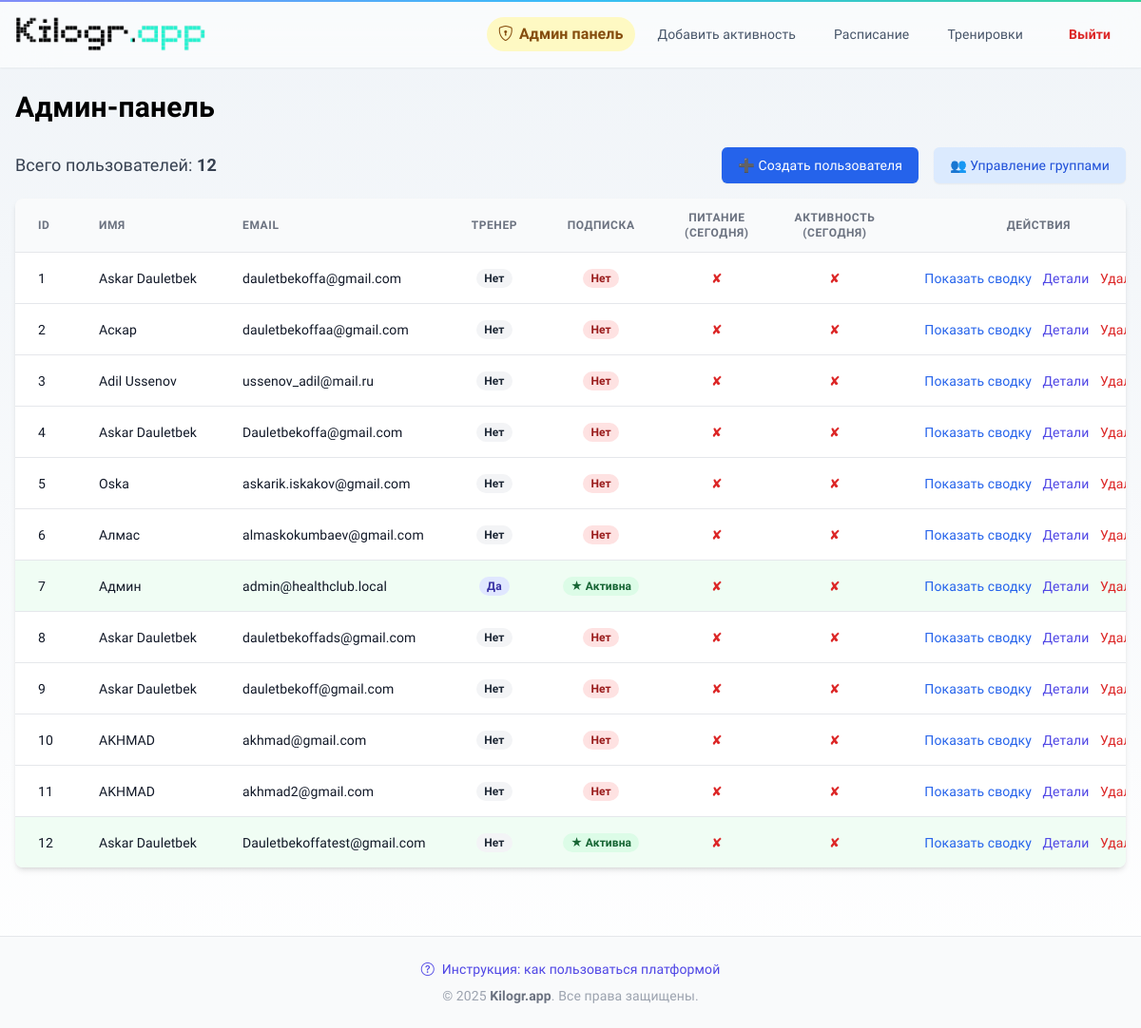
Page /admin (signed in) on the earlier database version.
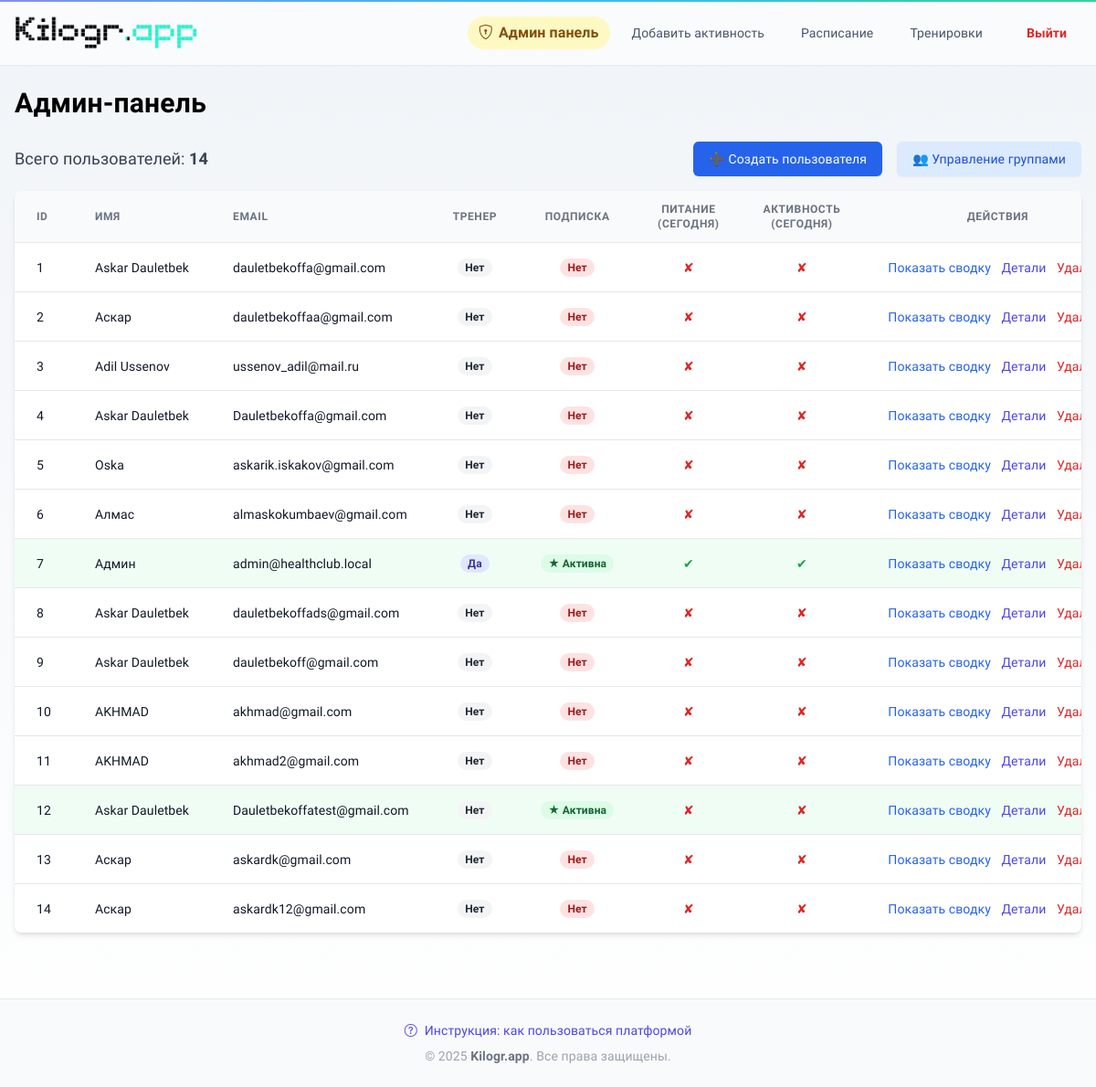
Same page on the later database version.
### models.py (models this page shows, shortened)
class User(db.Model):
    __tablename__ = "user"
    id = db.Column(db.Integer, primary_key=True)
    email = db.Column(db.String(120), unique=True, nullable=False)
    password = db.Column(db.String(128), nullable=False)
    name = db.Column(db.String(50), nullable=False)
    date_of_birth = db.Column(db.Date)
    renewal_reminder_last_shown_on = db.Column(db.Date)
    renewal_telegram_sent = db.Column(db.Boolean, default=False)
    telegram_notify_enabled = db.Column(db.Boolean, default=True)
    notify_trainings = db.Column(db.Boolean, default=True)
    notify_subscription = db.Column(db.Boolean, default=True)
    fat_mass_goal = db.Column(db.Float, nullable=True)
    muscle_mass_goal = db.Column(db.Float, nullable=True)
    is_trainer = db.Column(db.Boolean, default=False, nullable=False)
    avatar = db.Column(db.String(200), nullable=False, default='i.webp')
    analysis_comment = db.Column(db.Text)
    telegram_chat_id = db.Column(db.String(50), nullable=True)
    telegram_code = db.Column(db.String(10), nullable=True)
    show_welcome_popup = db.Column(db.Boolean, default=False, nullable=False)
    updated_at = db.Column(db.DateTime, default=datetime.utcnow)
    subscription = db.relationship('Subscription', backref=db.backref('user', uselist=False), uselist=False)
    @property
    def has_subscription(self):
        return self.is_trainer or (self.subscription and self.subscription.is_active)

### app.py (the view)
@app.route("/admin")
@admin_required  # Защита маршрута для админа
def admin_dashboard():
    users = User.query.order_by(User.id).all()  # Order by ID for stable display
    today = date.today()
    statuses = {}
    details = {}
    metrics_def = [
        ('Рост', 'height', '📏', 'см', True),
        ('Вес', 'weight', '⚖️', 'кг', False),
        ('Мышцы', 'muscle_mass', '💪', 'кг', True),
        ('Жир', 'fat_mass', '🧈', 'кг', False),
        ('Вода', 'body_water', '💧', '%', True),
        ('Метаболизм', 'metabolism', '⚡', 'ккал', True),
        ('Белок', 'protein_percentage', '🥚', '%', True),
        ('Висц. жир', 'visceral_fat_rating', '🔥', '', False),
        ('ИМТ', 'bmi', '📐', '', False),
    ]
    for u in users:
        has_meal = MealLog.query.filter_by(user_id=u.id, date=today).count() > 0
        has_activity = Activity.query.filter_by(user_id=u.id, date=today).count() > 0
        statuses[u.id] = {
            'meal': has_meal,
            'activity': has_activity,
            'subscription_active': u.has_subscription  # Проверяем наличие активной подписки
        }
        meals = MealLog.query.filter_by(user_id=u.id, date=today).all()
        meals_data = [{
            'type': m.meal_type,
            'cal': m.calories,
            'prot': m.protein,
            'fat': m.fat,
            'carbs': m.carbs
        } for m in meals]
        act = Activity.query.filter_by(user_id=u.id, date=today).first()
        activity_data = None
        if act:
            activity_data = {
                'steps': act.steps,
                'active_kcal': act.active_kcal,
                'resting_kcal': act.resting_kcal,
                'distance_km': act.distance_km,
                'hr_avg': act.heart_rate_avg
            }
        last = BodyAnalysis.query.filter_by(user_id=u.id) \
            .order_by(BodyAnalysis.timestamp.desc()).first()
        prev = BodyAnalysis.query.filter_by(user_id=u.id) \
            .order_by(BodyAnalysis.timestamp.desc()).offset(1).first()
        metrics = []
        for label, field, icon, unit, good_up in metrics_def:
            cur = getattr(last, field, None)
            pr = getattr(prev, field, None)
            diff = pct = arrow = None
            is_good = None
            if cur is not None and pr is not None:
                diff = cur - pr
                if pr != 0:
                    pct = diff / pr * 100
                arrow = '↑' if diff > 0 else '↓' if diff < 0 else ''
                if diff == 0:
                    arrow = ''  # No arrow for no change
                    is_good = True  # Can consider no change as good/neutral
                else:
                    is_good = (diff > 0 and good_up) or (diff < 0 and not good_up)
            metrics.append({
                'label': label,
                'icon': icon,
                'unit': unit,
                'cur': cur,
                'diff': diff,
                'pct': pct,
                'arrow': arrow,
                'is_good': is_good
            })
        details[u.id] = {
            'meals': meals_data,
            'activity': activity_data,
            'metrics': metrics
        }
    return render_template(
        "admin_dashboard.html",
        users=users,
        statuses=statuses,
        details=details,
        today=today
    )

### app.py (called while the page is built)
def get_current_user():
    user_id = session.get('user_id')
    if user_id:
        return db.session.get(User, user_id)
    return None

def is_admin():
    user = get_current_user()
    return user and user.email == ADMIN_EMAIL

def admin_required(f):
    @wraps(f)
    def decorated_function(*args, **kwargs):
        if not session.get('user_id'):
            return redirect(url_for('login', next=request.url))
        if not is_admin():
            abort(403)  # Forbidden
        return f(*args, **kwargs)
    return decorated_function

@app.context_processor
def inject_flags():
    u = get_current_user()
    return dict(is_trainer_user=bool(u and u.is_trainer))

@app.context_processor
def utility_processor():
    def get_bmi_category(bmi):
        if bmi is None:
            return ""
        if bmi < 18.5:
            return "Недостаточный вес"
        elif bmi < 25:
            return "Норма"
        elif bmi < 30:
            return "Избыточный вес"
        else:
            return "Ожирение"
    return dict(
        get_bmi_category=get_bmi_category,
        calculate_age=calculate_age,  # <-- теперь в шаблоне доступна
        today=date.today(),  # <-- и переменная today
    )

@app.context_processor
def inject_user():
    return {'current_user': get_current_user()}

def _month_deltas(user):
    start_dt = datetime.combine(date.today().replace(day=1), dt_time.min)
    first = BodyAnalysis.query.filter(
        BodyAnalysis.user_id == user.id,
        BodyAnalysis.timestamp >= start_dt
    ).order_by(BodyAnalysis.timestamp.asc()).first()
    last = BodyAnalysis.query.filter(
        BodyAnalysis.user_id == user.id,
        BodyAnalysis.timestamp >= start_dt
    ).order_by(BodyAnalysis.timestamp.desc()).first()
    fat_delta = 0.0
    muscle_delta = 0.0
    if first and last and first.id != last.id:
        try:
            fat_delta = float((last.fat_mass or 0) - (first.fat_mass or 0))
            muscle_delta = float((last.muscle_mass or 0) - (first.muscle_mass or 0))
        except Exception:
            pass
    return {"fat_delta": fat_delta, "muscle_delta": muscle_delta}

### models.py (called while the page is built)
    @property
    def is_active(self):
        today = date.today()
        return (self.status == 'active'
                and self.start_date <= today
                and (self.end_date is None or self.end_date >= today))

### templates/admin_dashboard.html (shortened to what this page needs)
{% extends 'base.html' %}
{% block content %}
<div
  class="max-w-7xl mx-auto px-4 py-6"
  x-data='{
    statuses: {{ statuses|tojson }},
    details:  {{ details|tojson }},
    expanded: null,
    editUser: null,
    get detail() {
      return this.details[this.expanded] || { meals: [], activity: null, metrics: [] };
    }
  }'
>
  <h1 class="text-3xl font-bold mb-6">Админ‑панель</h1>
  <div class="flex justify-between items-center mb-4">
    <p class="text-lg text-gray-700">Всего пользователей: <span class="font-semibold">{{ users|length }}</span></p>
    <div>
      <a href="{{ url_for('admin_create_user') }}" class="inline-flex items-center px-4 py-2 border border-transparent text-sm font-medium rounded-md shadow-sm text-white bg-blue-600 hover:bg-blue-700 focus:outline-none focus:ring-2 focus:ring-offset-2 focus:ring-blue-500 mr-3">
        ➕ Создать пользователя
      </a>
      <a href="{{ url_for('admin_groups_list') }}" class="inline-flex items-center px-4 py-2 border border-transparent text-sm font-medium rounded-md shadow-sm text-blue-700 bg-blue-100 hover:bg-blue-200 focus:outline-none focus:ring-2 focus:ring-offset-2 focus:ring-blue-500">
        👥 Управление группами
      </a>
    </div>
  </div>
  <div class="overflow-x-auto bg-white shadow-md rounded-lg">
   <table class="min-w-full divide-y divide-gray-200">
  <thead class="bg-gray-50">
    <tr class="text-left text-xs font-medium text-gray-500 uppercase tracking-wider">
      <th class="px-6 py-3">ID</th>
      <th class="px-6 py-3">Имя</th>
      <th class="px-6 py-3">Email</th>
      <th class="px-6 py-3">Тренер</th>
      <th class="px-6 py-3 text-center">Подписка</th>
      <th class="px-6 py-3 text-center">Питание (Сегодня)</th>
      <th class="px-6 py-3 text-center">Активность (Сегодня)</th>
      <th class="px-6 py-3 text-center">Действия</th>
    </tr>
  </thead>
  <tbody class="divide-y divide-gray-200">
    {% for u in users %}
    <tr
      class="hover:bg-gray-100 transition-colors duration-200"
      :class="{
        'bg-gray-50': expanded === {{ u.id }},
        'bg-green-50': statuses[{{ u.id }}].subscription_active && expanded !== {{ u.id }}
      }"
    >
      <td class="px-6 py-4 whitespace-nowrap text-sm text-gray-900">{{ u.id }}</td>
      <td class="px-6 py-4 whitespace-nowrap text-sm text-gray-900">{{ u.name }}</td>
      <td class="px-6 py-4 whitespace-nowrap text-sm text-gray-900">{{ u.email }}</td>
      <td class="px-6 py-4 whitespace-nowrap text-sm text-center">
        {% if u.is_trainer %}
            <span class="px-2 inline-flex text-xs leading-5 font-semibold rounded-full bg-indigo-100 text-indigo-800">Да</span>
        {% else %}
            <span class="px-2 inline-flex text-xs leading-5 font-semibold rounded-full bg-gray-100 text-gray-800">Нет</span>
        {% endif %}
      </td>
      <td class="px-6 py-4 whitespace-nowrap text-sm text-center">
        {% if u.has_subscription %}
            <span class="px-2 inline-flex text-xs leading-5 font-semibold rounded-full bg-green-100 text-green-800">
              ★ Активна
            </span>
        {% else %}
            <span class="px-2 inline-flex text-xs leading-5 font-semibold rounded-full bg-red-100 text-red-800">
              Нет
            </span>
        {% endif %}
      </td>
      <td class="px-6 py-4 whitespace-nowrap text-sm text-center">
        <span :class="statuses[{{ u.id }}].meal ? 'text-green-600' : 'text-red-600'">
          {{ statuses[u.id].meal and '✔' or '✘' }}
        </span>
      </td>
      <td class="px-6 py-4 whitespace-nowrap text-sm text-center">
        <span :class="statuses[{{ u.id }}].activity ? 'text-green-600' : 'text-red-600'">
          {{ statuses[u.id].activity and '✔' or '✘' }}
        </span>
      </td>
      <td class="px-6 py-4 whitespace-nowrap text-sm font-medium text-center">
        <button
          @click.stop="expanded = (expanded === {{ u.id }} ? null : {{ u.id }})"
          class="text-blue-600 hover:text-blue-900 mx-1"
          x-text="expanded === {{ u.id }} ? 'Скрыть' : 'Показать сводку'"
        ></button>
        <a href="{{ url_for('admin_user_detail', user_id=u.id) }}" class="text-indigo-600 hover:text-indigo-900 mx-1">
            Детали
        </a>
        <form action="{{ url_for('admin_delete_user', user_id=u.id) }}" method="POST" class="inline-block" onsubmit="return confirm('Вы уверены, что хотите удалить пользователя {{ u.name }}? Это действие необратимо.');">
            <button type="submit" class="text-red-600 hover:text-red-900 mx-1">
                Удалить
            </button>
        </form>
      </td>
    </tr>
    {% endfor %}
  </tbody>
</table>
  </div>
</div>
{% endblock %}

### templates/base.html (shortened to what this page needs)
<!DOCTYPE html>
<html lang="ru">
<head>
  <script src="https://cdn.tailwindcss.com"></script>
    <link rel="stylesheet" href="https://cdnjs.cloudflare.com/ajax/libs/font-awesome/6.5.2/css/all.min.css">
<link href="https://cdn.jsdelivr.net/npm/bootstrap-icons@1.11.3/font/bootstrap-icons.css" rel="stylesheet">
  <link rel="stylesheet" href="https://cdn.jsdelivr.net/npm/bootstrap-icons@1.11.3/font/bootstrap-icons.min.css">
</head>
<body class="flex flex-col">
<header
  x-data="{ open:false }"
  x-effect="document.documentElement.style.overflow = open ? 'hidden' : ''"
  class="sticky top-0 z-50 bg-white shadow-sm border-b border-slate-200
         md:bg-white/70 md:backdrop-blur-xl md:supports-[backdrop-filter]:bg-white/60 md:border-white/20">
  <div class="max-w-7xl mx-auto px-4">
    <div class="flex items-center justify-between py-3">
      <a href="/profile" class="flex items-center gap-2 hover:opacity-90 transition">
        <img
          src="{{ url_for('static', filename='logo.png') }}"
          alt="Kilogr.app"
          class="h-10 md:h-11 w-auto object-contain"
          loading="lazy"
        />
      </a>
      <nav class="hidden md:flex items-center gap-2">
        {% if session.user_id %}
          {% if current_user and current_user.email == 'admin@healthclub.local' %}
            <a href="/admin"
               class="inline-flex items-center gap-1.5 px-3 py-1.5 rounded-full bg-yellow-100 text-yellow-800 font-semibold hover:bg-yellow-200 transition">
              <i class="bi bi-shield-lock"></i>
              <span>Админ панель</span>
            </a>
          {% endif %}
          <a href="/manual_activity"
             class="inline-flex px-4 py-2 rounded-full text-sm font-medium transition
                    {% if request.path == '/manual_activity' %} bg-slate-900 text-white shadow {% else %} text-slate-600 hover:text-slate-900 hover:bg-slate-100 {% endif %}">
            Добавить активность
          </a>
          <a href="/trainings-calendar"
             class="inline-flex px-4 py-2 rounded-full text-sm font-medium transition
                    {% if request.path == '/trainings-calendar' %} bg-slate-900 text-white shadow {% else %} text-slate-600 hover:text-slate-900 hover:bg-slate-100 {% endif %}">
            Расписание
          </a>
          {% if is_trainer_user %}
          <a href="/trainings"
             class="inline-flex px-4 py-2 rounded-full text-sm font-medium transition
                    {% if request.path == '/trainings' %} bg-slate-900 text-white shadow {% else %} text-slate-600 hover:text-slate-900 hover:bg-slate-100 {% endif %}">
            Тренировки
          </a>
          {% endif %}
          <a href="/logout"
             class="ml-2 inline-flex px-4 py-2 rounded-full text-sm font-semibold text-red-600 hover:bg-red-50 transition">
            Выйти
          </a>
        {% endif %}
      </nav>
    </div>
  </div>
</header>
  <main class="flex-grow">
    {% block content %}{% endblock %}
  </main>
<footer class="bg-gray-50 border-t mt-12">
  <div class="max-w-7xl mx-auto px-4 py-6 text-center text-sm">
    <div class="mb-2">
      <a href="{{ url_for('instructions_page') }}"
         class="inline-flex items-center gap-2 text-indigo-600 hover:text-indigo-700 font-medium">
        <i class="bi bi-question-circle"></i>
        <span>Инструкция: как пользоваться платформой</span>
      </a>
    </div>
    <div class="text-gray-400">
      © 2025 <span class="font-semibold text-gray-500">Kilogr.app</span>. Все права защищены.
    </div>
  </div>
</footer>
</body>
</html>

### templates/base.html (style rules this page uses)
body { font-family: 'Golos Text', system-ui, -apple-system, 'Segoe UI', Roboto, Arial, sans-serif; background: linear-gradient(to bottom, #f0f4f8 0%, #ffffff 100%); min-height: 100vh; font-weight: 500; letter-spacing: 0.1px; }
h1, h2, h3, h4 { font-weight: 700; letter-spacing: 0.2px; }

Differences in the rows shown:
changed User "Админ": statuses "✘" → "✔"
added User: id "13", name "Аскар", email "askardk@gmail.com", is_trainer "Нет", statuses "✘"
added User: id "14", name "Аскар", email "askardk12@gmail.com", is_trainer "Нет", statuses "✘"
Other differences:
{{ users|length }}: "12" → "14"
